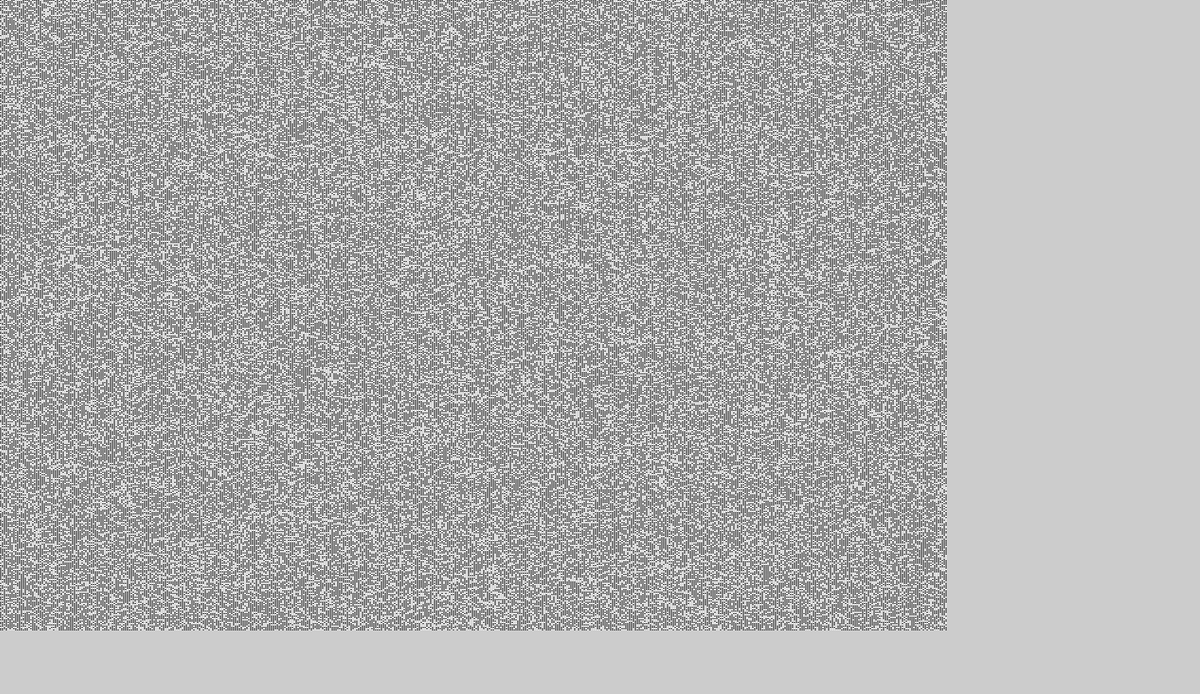
Frame 1 (no input)
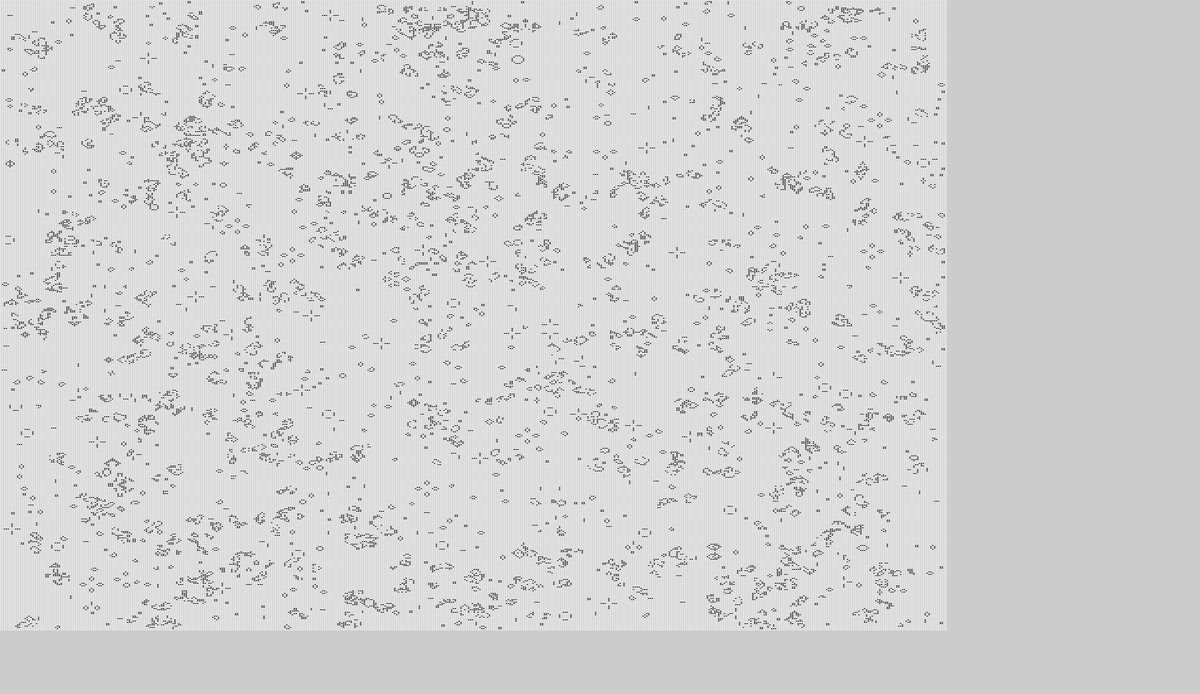
Frame 60 (the mouse pressed at the canvas centre just before this capture)
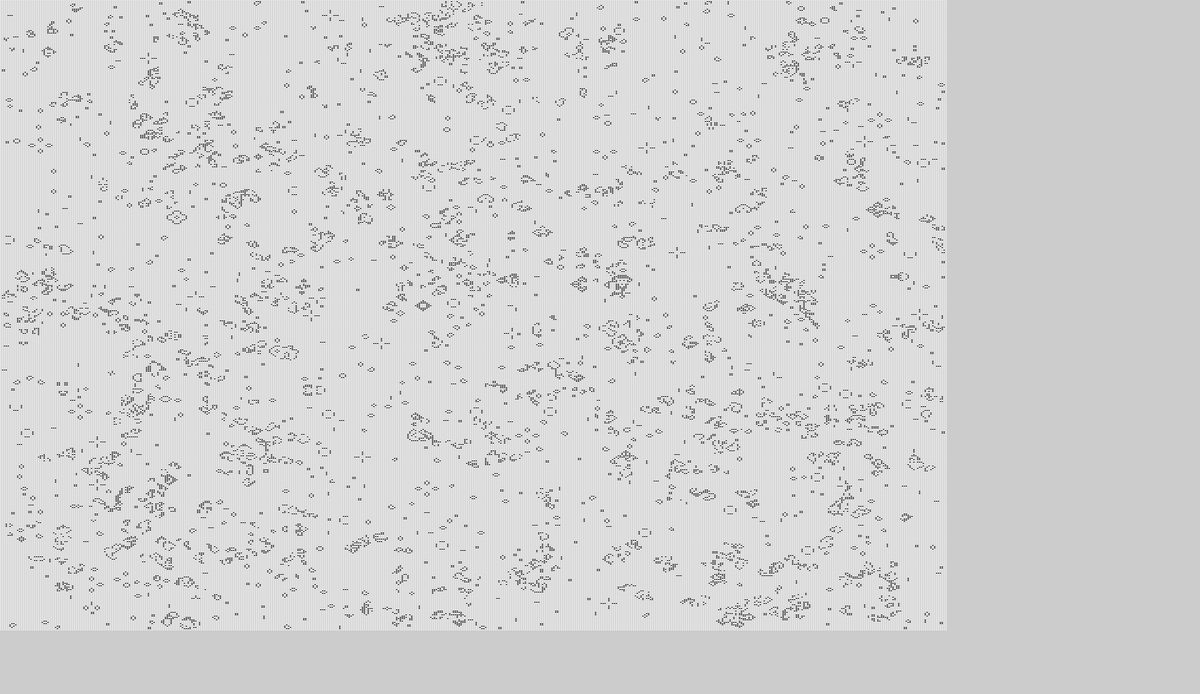
Frame 120 (the mouse held since frame 60 and released just before this capture)

The Processing sketch that drew these frames (run headless with seeded random() and noise(); from frame 60 on, the mouse is pressed at the canvas centre):

// Processing sketch: gameoflife
// ── gameoflife.pde
int gridSizeX = 500;
int gridSizeY = 500;
int gridX;
int gridY;

void setup(){
  frameRate(120);
  size(1900,1100);
  for(int i=0; i<gridSizeX; i++){
    for(int j=0; j<gridSizeY; j++){
      grid[j][i] = ranGen();
    }
  }
  gridX = width/gridSizeX;
  gridY = height/gridSizeY;
}

int[][] grid = new int[gridSizeX][gridSizeY];
int[][] tempGrid = new int[gridSizeX][gridSizeY];
void draw(){
  noStroke();
  for(int i = 0; i<gridSizeX; i++){
    arrayCopy(grid[i], tempGrid[i]);
  }
  for(int i = 0; i<gridSizeX; i++){
    for(int j = 0; j<gridSizeY; j++){
      if(grid[i][j] == 1){
        fill(0);
        rect(j*gridX, i*gridY, gridX-1,gridY-1);
      }
      if(grid[i][j] == 0){
        fill(255);
        rect(j*gridX, i*gridY, gridX-1,gridY-1);
      }
    }
  }
  nextGen();
}

public int ranGen(){
  if(random(-0.5,1)<0){
    return 0;
  }else{
    return 1;
  }
}

public void nextGen(){
  for(int i = 0; i<gridSizeX; i++){
    for(int j = 0;j<gridSizeY; j++){
      if((grid[i][j] == 1 && countNeighbors(i,j) < 2) || (grid[i][j] == 1 && countNeighbors(i,j) > 3)){
        tempGrid[i][j] = 0;
      }
      if(grid[i][j] == 0 && countNeighbors(i,j) == 3){
        tempGrid[i][j] = 1;
      }
    }
  }
  for(int i = 0; i<gridSizeX; i++){
    arrayCopy(tempGrid[i], grid[i]);
  }
}

public int countNeighbors(int x, int y){
  int neighbors = 0;
  if(x-1>=0 && x+1<gridSizeX && y-1>=0 && y+1<gridSizeY){
    if(grid[x-1][y-1] == 1){
      neighbors++;
    }
    if(grid[x-1][y] == 1){
      neighbors++;
    }
    if(grid[x-1][y+1] == 1){
      neighbors++;
    }
    if(grid[x][y-1] == 1){
      neighbors++;
    }
    if(grid[x][y+1] == 1){
      neighbors++;
    }
    if(grid[x+1][y-1] == 1){
      neighbors++;
    }
    if(grid[x+1][y] == 1){
      neighbors++;
    }
    if(grid[x+1][y+1] == 1){
      neighbors++;
    }
    return neighbors;
  }else{
    return 0;
  }
}
